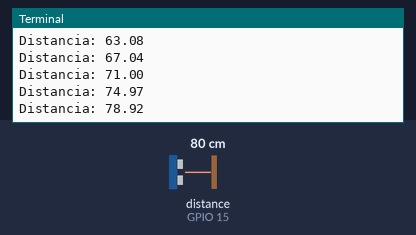
A program run on a simulated Raspberry Pi (BCM pin numbers). Parts: the last lines printed to the terminal. The inputs (shaded band) are chosen by the test bench; at power-on: distance to the obstacle (sensor on GPIO 15) 80 cm. The echo pulse lasts 58.3 µs per cm; the desktop window is not drawn, its controls go by their first labels and the mouse button is held 0.15 s; the clock reads 2024-03-15 10:24:30 at power-on unless the program sets it.

Above: at 1.2 s.
1.3 s: distance to the obstacle (sensor on GPIO 15) set to 120 cm
At 2.7 s:
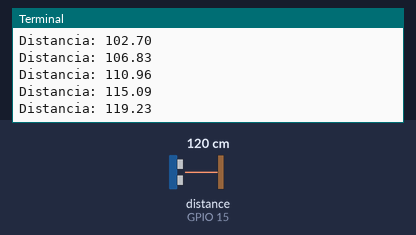
2.8 s: distance to the obstacle (sensor on GPIO 15) set to 250 cm
At 4.6 s:
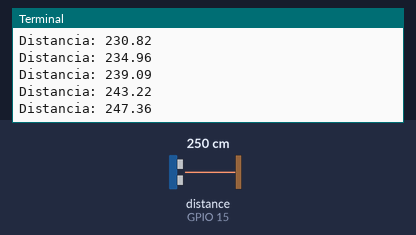
Timing chart, 0 to 6.1 s (numbered marks = the images above; inputs shaded):
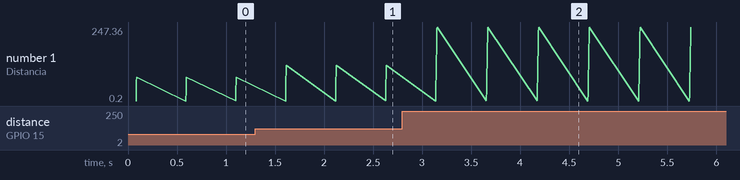

Measured:
- after the input at 1.3 s, the terminal: prints a new line after 0.31 s (image 1)
- after the input at 2.8 s, the terminal: prints a new line after 0.35 s (image 2)
- plotted number 1: 78.92 → 119.23 after the input at 1.3 s, 119.23 → 247.35 after the input at 2.8 s

The program:

P8_Radar.py
```python
##Ejercicio 8 - Radar uso de Canvas
import RPi.GPIO as GPIO
from tkinter import *
import time
from tkinter import Canvas

def Hcsr04():
    GPIO.setup(GPIO_TRIGGER, GPIO.OUT)
    GPIO.setup(GPIO_ECHO, GPIO.IN)
    GPIO.output(GPIO_TRIGGER, False)
    GPIO.output(GPIO_TRIGGER, True)
    time.sleep(0.0001)
    GPIO.output(GPIO_TRIGGER, False)
    start = time.time()

    while GPIO.input(GPIO_ECHO) == 0:
        start = time.time()
    while GPIO.input(GPIO_ECHO) == 1:
        stop = time.time()
        elapsed = stop - start
        distance = (elapsed * 34300) / 2
        print(f"Distancia: {distance:.2f}")
    if distance > 100:
        distance = 100
    for i in range(0, 100, 10):
        canvasdistancia.create_arc(200 - i, 200 - i, 10 + i, 10 + i, start=315, extent=90, fill='green')
        canvasdistancia.create_arc(100 + distance, 100 + distance, 100 - distance, 100 - distance, start=315, extent=90, fill='red')
        labeldistancia.config(text=f"Distancia: {distance:.2f}")
    root.after(500, Hcsr04)

def IniciarPines():
    GPIO.setmode(GPIO.BCM)

GPIO_TRIGGER = 18
GPIO_ECHO = 15
IniciarPines()
root = Tk()
canvasdistancia = Canvas(root)
canvasdistancia.pack()
labeldistancia = Label(root)
labeldistancia.pack()
Hcsr04()
root.mainloop()
GPIO.cleanup()
```
